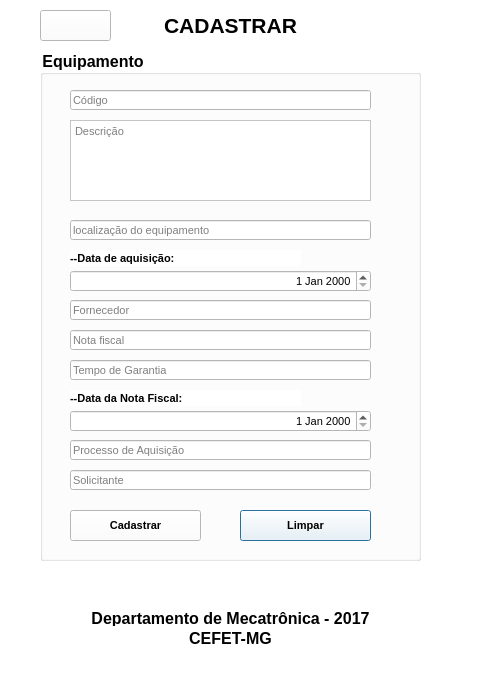
<?xml version="1.0" encoding="UTF-8"?>
<ui version="4.0">
 <class>CadasEquip</class>
 <widget class="QDialog" name="CadasEquip">
  <property name="geometry">
   <rect>
    <x>0</x>
    <y>0</y>
    <width>487</width>
    <height>673</height>
   </rect>
  </property>
  <property name="minimumSize">
   <size>
    <width>487</width>
    <height>673</height>
   </size>
  </property>
  <property name="maximumSize">
   <size>
    <width>487</width>
    <height>673</height>
   </size>
  </property>
  <property name="windowTitle">
   <string>CONTROLE DE PATRIMONIO</string>
  </property>
  <property name="styleSheet">
   <string notr="true">background-color: rgb(255, 255, 255);</string>
  </property>
  <widget class="QGroupBox" name="groupBox">
   <property name="geometry">
    <rect>
     <x>40</x>
     <y>50</y>
     <width>381</width>
     <height>511</height>
    </rect>
   </property>
   <property name="font">
    <font>
     <pointsize>12</pointsize>
     <weight>75</weight>
     <bold>true</bold>
    </font>
   </property>
   <property name="title">
    <string>Equipamento</string>
   </property>
   <widget class="QLineEdit" name="lineEdit">
    <property name="geometry">
     <rect>
      <x>30</x>
      <y>40</y>
      <width>301</width>
      <height>20</height>
     </rect>
    </property>
    <property name="font">
     <font>
      <pointsize>8</pointsize>
      <weight>50</weight>
      <bold>false</bold>
     </font>
    </property>
    <property name="placeholderText">
     <string>Código</string>
    </property>
   </widget>
   <widget class="QTextEdit" name="textEdit">
    <property name="geometry">
     <rect>
      <x>30</x>
      <y>70</y>
      <width>301</width>
      <height>81</height>
     </rect>
    </property>
    <property name="font">
     <font>
      <pointsize>8</pointsize>
      <weight>50</weight>
      <bold>false</bold>
     </font>
    </property>
    <property name="placeholderText">
     <string>Descrição</string>
    </property>
   </widget>
   <widget class="QLineEdit" name="lineEdit_2">
    <property name="geometry">
     <rect>
      <x>30</x>
      <y>250</y>
      <width>301</width>
      <height>20</height>
     </rect>
    </property>
    <property name="font">
     <font>
      <pointsize>8</pointsize>
      <weight>50</weight>
      <bold>false</bold>
     </font>
    </property>
    <property name="placeholderText">
     <string>Fornecedor </string>
    </property>
   </widget>
   <widget class="QLineEdit" name="lineEdit_3">
    <property name="geometry">
     <rect>
      <x>30</x>
      <y>280</y>
      <width>301</width>
      <height>20</height>
     </rect>
    </property>
    <property name="font">
     <font>
      <pointsize>8</pointsize>
      <weight>50</weight>
      <bold>false</bold>
     </font>
    </property>
    <property name="placeholderText">
     <string>Nota fiscal</string>
    </property>
   </widget>
   <widget class="QPushButton" name="pushButton_2">
    <property name="geometry">
     <rect>
      <x>200</x>
      <y>460</y>
      <width>131</width>
      <height>31</height>
     </rect>
    </property>
    <property name="font">
     <font>
      <pointsize>8</pointsize>
      <weight>75</weight>
      <bold>true</bold>
     </font>
    </property>
    <property name="text">
     <string>Limpar</string>
    </property>
   </widget>
   <widget class="QPushButton" name="pushButton">
    <property name="geometry">
     <rect>
      <x>30</x>
      <y>460</y>
      <width>131</width>
      <height>31</height>
     </rect>
    </property>
    <property name="font">
     <font>
      <pointsize>8</pointsize>
      <weight>75</weight>
      <bold>true</bold>
     </font>
    </property>
    <property name="text">
     <string>Cadastrar</string>
    </property>
   </widget>
   <widget class="QDateEdit" name="dateEdit">
    <property name="geometry">
     <rect>
      <x>30</x>
      <y>220</y>
      <width>301</width>
      <height>22</height>
     </rect>
    </property>
    <property name="font">
     <font>
      <pointsize>8</pointsize>
      <weight>50</weight>
      <bold>false</bold>
     </font>
    </property>
    <property name="alignment">
     <set>Qt::AlignRight|Qt::AlignTrailing|Qt::AlignVCenter</set>
    </property>
   </widget>
   <widget class="QLabel" name="label_5">
    <property name="geometry">
     <rect>
      <x>30</x>
      <y>200</y>
      <width>231</width>
      <height>16</height>
     </rect>
    </property>
    <property name="font">
     <font>
      <pointsize>8</pointsize>
      <weight>75</weight>
      <bold>true</bold>
     </font>
    </property>
    <property name="text">
     <string>--Data de aquisição:</string>
    </property>
   </widget>
   <widget class="QLineEdit" name="lineEdit_4">
    <property name="geometry">
     <rect>
      <x>30</x>
      <y>310</y>
      <width>301</width>
      <height>20</height>
     </rect>
    </property>
    <property name="font">
     <font>
      <pointsize>8</pointsize>
      <weight>50</weight>
      <bold>false</bold>
     </font>
    </property>
    <property name="placeholderText">
     <string>Tempo de Garantia</string>
    </property>
   </widget>
   <widget class="QDateEdit" name="dateEdit_2">
    <property name="geometry">
     <rect>
      <x>30</x>
      <y>360</y>
      <width>301</width>
      <height>22</height>
     </rect>
    </property>
    <property name="font">
     <font>
      <pointsize>8</pointsize>
      <weight>50</weight>
      <bold>false</bold>
     </font>
    </property>
    <property name="alignment">
     <set>Qt::AlignRight|Qt::AlignTrailing|Qt::AlignVCenter</set>
    </property>
   </widget>
   <widget class="QLabel" name="label_6">
    <property name="geometry">
     <rect>
      <x>30</x>
      <y>340</y>
      <width>231</width>
      <height>16</height>
     </rect>
    </property>
    <property name="font">
     <font>
      <pointsize>8</pointsize>
      <weight>75</weight>
      <bold>true</bold>
     </font>
    </property>
    <property name="text">
     <string>--Data da Nota Fiscal:</string>
    </property>
   </widget>
   <widget class="QLineEdit" name="lineEdit_5">
    <property name="geometry">
     <rect>
      <x>30</x>
      <y>390</y>
      <width>301</width>
      <height>20</height>
     </rect>
    </property>
    <property name="font">
     <font>
      <pointsize>8</pointsize>
      <weight>50</weight>
      <bold>false</bold>
     </font>
    </property>
    <property name="placeholderText">
     <string>Processo de Aquisição</string>
    </property>
   </widget>
   <widget class="QLineEdit" name="lineEdit_6">
    <property name="geometry">
     <rect>
      <x>30</x>
      <y>420</y>
      <width>301</width>
      <height>20</height>
     </rect>
    </property>
    <property name="font">
     <font>
      <pointsize>8</pointsize>
      <weight>50</weight>
      <bold>false</bold>
     </font>
    </property>
    <property name="placeholderText">
     <string>Solicitante</string>
    </property>
   </widget>
   <widget class="QLineEdit" name="lineEdit_7">
    <property name="geometry">
     <rect>
      <x>30</x>
      <y>170</y>
      <width>301</width>
      <height>20</height>
     </rect>
    </property>
    <property name="font">
     <font>
      <pointsize>8</pointsize>
      <weight>50</weight>
      <bold>false</bold>
     </font>
    </property>
    <property name="placeholderText">
     <string>localização do equipamento</string>
    </property>
   </widget>
  </widget>
  <widget class="QLabel" name="label_3">
   <property name="geometry">
    <rect>
     <x>40</x>
     <y>610</y>
     <width>381</width>
     <height>16</height>
    </rect>
   </property>
   <property name="font">
    <font>
     <pointsize>12</pointsize>
     <weight>75</weight>
     <bold>true</bold>
    </font>
   </property>
   <property name="text">
    <string>Departamento de Mecatrônica - 2017</string>
   </property>
   <property name="alignment">
    <set>Qt::AlignCenter</set>
   </property>
  </widget>
  <widget class="QLabel" name="label_4">
   <property name="geometry">
    <rect>
     <x>40</x>
     <y>630</y>
     <width>381</width>
     <height>16</height>
    </rect>
   </property>
   <property name="font">
    <font>
     <pointsize>12</pointsize>
     <weight>75</weight>
     <bold>true</bold>
    </font>
   </property>
   <property name="text">
    <string>CEFET-MG</string>
   </property>
   <property name="alignment">
    <set>Qt::AlignCenter</set>
   </property>
  </widget>
  <widget class="QLabel" name="label">
   <property name="geometry">
    <rect>
     <x>0</x>
     <y>10</y>
     <width>461</width>
     <height>31</height>
    </rect>
   </property>
   <property name="font">
    <font>
     <pointsize>16</pointsize>
     <weight>75</weight>
     <bold>true</bold>
    </font>
   </property>
   <property name="text">
    <string>CADASTRAR</string>
   </property>
   <property name="alignment">
    <set>Qt::AlignCenter</set>
   </property>
  </widget>
  <widget class="QPushButton" name="pushButton_3">
   <property name="geometry">
    <rect>
     <x>40</x>
     <y>10</y>
     <width>71</width>
     <height>31</height>
    </rect>
   </property>
   <property name="minimumSize">
    <size>
     <width>61</width>
     <height>31</height>
    </size>
   </property>
   <property name="maximumSize">
    <size>
     <width>100</width>
     <height>100</height>
    </size>
   </property>
   <property name="styleSheet">
    <string notr="true">background-image: url(:/img/img/voltar.png);</string>
   </property>
   <property name="text">
    <string/>
   </property>
  </widget>
 </widget>
 <resources/>
 <connections>
  <connection>
   <sender>pushButton_3</sender>
   <signal>clicked()</signal>
   <receiver>label</receiver>
   <slot>close()</slot>
   <hints>
    <hint type="sourcelabel">
     <x>66</x>
     <y>24</y>
    </hint>
    <hint type="destinationlabel">
     <x>12</x>
     <y>28</y>
    </hint>
   </hints>
  </connection>
  <connection>
   <sender>pushButton_3</sender>
   <signal>clicked()</signal>
   <receiver>CadasEquip</receiver>
   <slot>close()</slot>
   <hints>
    <hint type="sourcelabel">
     <x>84</x>
     <y>35</y>
    </hint>
    <hint type="destinationlabel">
     <x>-1</x>
     <y>76</y>
    </hint>
   </hints>
  </connection>
  <connection>
   <sender>pushButton_2</sender>
   <signal>clicked()</signal>
   <receiver>lineEdit_6</receiver>
   <slot>clear()</slot>
   <hints>
    <hint type="sourcelabel">
     <x>307</x>
     <y>534</y>
    </hint>
    <hint type="destinationlabel">
     <x>228</x>
     <y>478</y>
    </hint>
   </hints>
  </connection>
  <connection>
   <sender>pushButton_2</sender>
   <signal>clicked()</signal>
   <receiver>lineEdit_5</receiver>
   <slot>clear()</slot>
   <hints>
    <hint type="sourcelabel">
     <x>336</x>
     <y>517</y>
    </hint>
    <hint type="destinationlabel">
     <x>193</x>
     <y>456</y>
    </hint>
   </hints>
  </connection>
  <connection>
   <sender>pushButton_2</sender>
   <signal>clicked()</signal>
   <receiver>lineEdit_4</receiver>
   <slot>clear()</slot>
   <hints>
    <hint type="sourcelabel">
     <x>309</x>
     <y>523</y>
    </hint>
    <hint type="destinationlabel">
     <x>248</x>
     <y>364</y>
    </hint>
   </hints>
  </connection>
  <connection>
   <sender>pushButton_2</sender>
   <signal>clicked()</signal>
   <receiver>lineEdit_3</receiver>
   <slot>clear()</slot>
   <hints>
    <hint type="sourcelabel">
     <x>336</x>
     <y>519</y>
    </hint>
    <hint type="destinationlabel">
     <x>285</x>
     <y>343</y>
    </hint>
   </hints>
  </connection>
  <connection>
   <sender>pushButton_2</sender>
   <signal>clicked()</signal>
   <receiver>lineEdit_2</receiver>
   <slot>clear()</slot>
   <hints>
    <hint type="sourcelabel">
     <x>329</x>
     <y>525</y>
    </hint>
    <hint type="destinationlabel">
     <x>212</x>
     <y>319</y>
    </hint>
   </hints>
  </connection>
  <connection>
   <sender>pushButton_2</sender>
   <signal>clicked()</signal>
   <receiver>lineEdit_7</receiver>
   <slot>clear()</slot>
   <hints>
    <hint type="sourcelabel">
     <x>351</x>
     <y>516</y>
    </hint>
    <hint type="destinationlabel">
     <x>306</x>
     <y>227</y>
    </hint>
   </hints>
  </connection>
  <connection>
   <sender>pushButton_2</sender>
   <signal>clicked()</signal>
   <receiver>textEdit</receiver>
   <slot>clear()</slot>
   <hints>
    <hint type="sourcelabel">
     <x>334</x>
     <y>523</y>
    </hint>
    <hint type="destinationlabel">
     <x>200</x>
     <y>161</y>
    </hint>
   </hints>
  </connection>
  <connection>
   <sender>pushButton_2</sender>
   <signal>clicked()</signal>
   <receiver>lineEdit</receiver>
   <slot>clear()</slot>
   <hints>
    <hint type="sourcelabel">
     <x>348</x>
     <y>515</y>
    </hint>
    <hint type="destinationlabel">
     <x>227</x>
     <y>102</y>
    </hint>
   </hints>
  </connection>
 </connections>
</ui>
